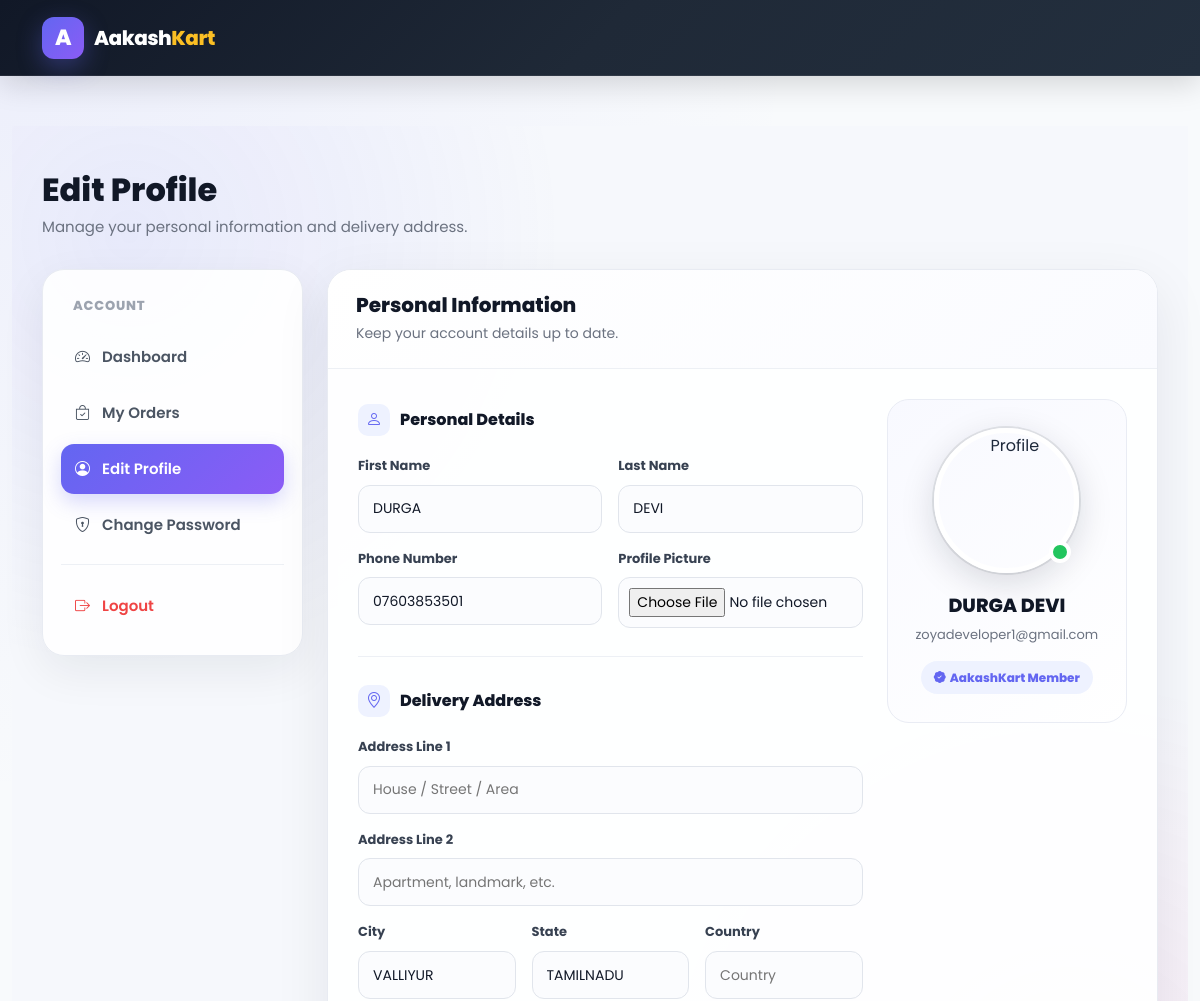
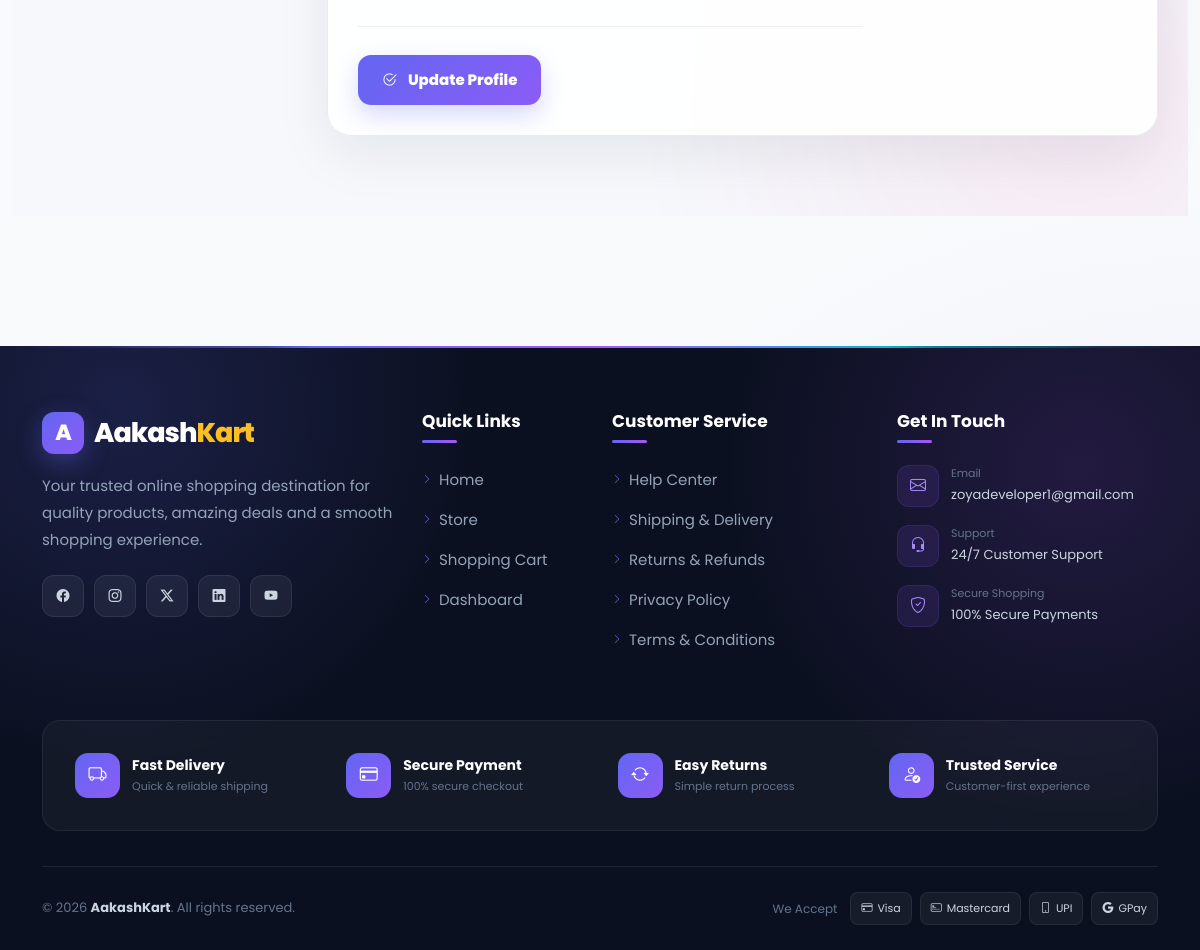
The page /accounts/edit-profile/ (signed in) on the database its author committed (2 pictures, top to bottom).
### accounts/models.py (models this page shows, shortened)
class Account(AbstractBaseUser):
    first_name     = models.CharField(max_length=50)
    last_name      = models.CharField(max_length=50)
    username       = models.CharField(max_length=50, unique=True)
    email          = models.EmailField(max_length=100, unique=True)
    phone_number   = models.CharField(max_length=15, blank=True)
    address_line_1 = models.CharField(max_length=100, blank=True)
    address_line_2 = models.CharField(max_length=100, blank=True)
    city           = models.CharField(max_length=50, blank=True)
    state          = models.CharField(max_length=50, blank=True)
    country        = models.CharField(max_length=50, blank=True)
    profile_picture = models.ImageField(upload_to='users/', blank=True, null=True)
    date_joined    = models.DateTimeField(auto_now_add=True)
    last_login     = models.DateTimeField(auto_now_add=True)
    is_admin       = models.BooleanField(default=False)
    is_staff       = models.BooleanField(default=False)
    is_active      = models.BooleanField(default=False)
    is_superadmin  = models.BooleanField(default=False)
    USERNAME_FIELD = 'email'
    REQUIRED_FIELDS = ['username', 'first_name', 'last_name']
    objects = MyAccountManager()

class Address(models.Model):
    user = models.ForeignKey(Account, on_delete=models.CASCADE, related_name='addresses')
    full_name = models.CharField(max_length=100, blank=True, null=True)
    phone = models.CharField(max_length=15, blank=True, null=True)
    address_line = models.CharField(max_length=255, blank=True, null=True)
    city = models.CharField(max_length=100, blank=True, null=True)
    state = models.CharField(max_length=100, blank=True, null=True)
    is_default = models.BooleanField(default=False)
    class Meta:
        verbose_name = "User Address"
        verbose_name_plural = "User Addresses"

### accounts/views.py (the view, shortened to what this page needs)
# urls.py: path('edit-profile/', views.edit_profile, name='edit_profile'),
@login_required
def edit_profile(request):
    user = request.user
    address, _ = Address.objects.get_or_create(user=user)
    return render(request, 'accounts/edit_profile.html', {'user': user, 'address': address})

### category/context_processors.py (called while the page is built)
def menu_links(request):
    links = Category.objects.all()
    return dict(links=links)

### templates/accounts/edit_profile.html (shortened to what this page needs)
{% extends 'base.html' %}
{% load static %}
{% block content %}
<section class="profile-page">
    <div class="container">
        <div class="profile-heading">
            <h2>Edit Profile</h2>
            <p>Manage your personal information and delivery address.</p>
        </div>
        <div class="row g-4">
            <aside class="col-lg-3">
                <div class="profile-sidebar">
                    <div class="sidebar-title">
                        Account
                    </div>
                    <a href="{% url 'dashboard' %}">
                        <i class="bi bi-speedometer2"></i>
                        Dashboard
                    </a>
                    <a href="{% url 'my_orders' %}">
                        <i class="bi bi-bag-check"></i>
                        My Orders
                    </a>
                    <a class="active" href="{% url 'edit_profile' %}">
                        <i class="bi bi-person-circle"></i>
                        Edit Profile
                    </a>
                    <a href="{% url 'change_password' %}">
                        <i class="bi bi-shield-lock"></i>
                        Change Password
                    </a>
                    <div class="logout-btn">
                        <a href="{% url 'logout' %}">
                            <i class="bi bi-box-arrow-right"></i>
                            Logout
                        </a>
                    </div>
                </div>
            </aside>
            <main class="col-lg-9">
                <div class="profile-card">
                    <div class="profile-card-header">
                        <h4>
                            Personal Information
                        </h4>
                        <p>
                            Keep your account details up to date.
                        </p>
                    </div>
                    <div class="profile-card-body">
                        <form method="POST" enctype="multipart/form-data">
                            <div class="row g-4">
                                <div class="col-lg-8">
                                    <div class="form-section-title">
                                        <span>
                                            <i class="bi bi-person"></i>
                                        </span>
                                        Personal Details
                                    </div>
                                    <div class="row g-3">
                                        <div class="col-md-6">
                                            <label class="form-label-modern">
                                                First Name
                                            </label>
                                            <input
                                                type="text"
                                                name="first_name"
                                                class="modern-input"
                                                value="{{ user.first_name }}"
                                                placeholder="Enter first name"
                                            >
                                        </div>
                                        <div class="col-md-6">
                                            <label class="form-label-modern">
                                                Last Name
                                            </label>
                                            <input
                                                type="text"
                                                name="last_name"
                                                class="modern-input"
                                                value="{{ user.last_name }}"
                                                placeholder="Enter last name"
                                            >
                                        </div>
                                        <div class="col-md-6">
                                            <label class="form-label-modern">
                                                Phone Number
                                            </label>
                                            <input
                                                type="text"
                                                name="phone_number"
                                                class="modern-input"
                                                value="{{ user.phone_number }}"
                                                placeholder="Enter phone number"
                                            >
                                        </div>
                                        <div class="col-md-6">
                                            <label class="form-label-modern">
                                                Profile Picture
                                            </label>
                                            <input
                                                type="file"
                                                name="profile_picture"
                                                class="modern-input"
                                                accept="image/*"
                                                onchange="previewImage(event)"
                                            >
                                        </div>
                                    </div>
                                    <div class="form-divider"></div>
                                    <div class="form-section-title">
                                        <span>
                                            <i class="bi bi-geo-alt"></i>
                                        </span>
                                        Delivery Address
                                    </div>
                                    <div class="row g-3">
                                        <div class="col-12">
                                            <label class="form-label-modern">
                                                Address Line 1
                                            </label>
                                            <input
                                                type="text"
                                                name="address_line_1"
                                                class="modern-input"
                                                value="{{ address.address_line_1 }}"
                                                placeholder="House / Street / Area"
                                            >
                                        </div>
                                        <div class="col-12">
                                            <label class="form-label-modern">
                                                Address Line 2
                                            </label>
                                            <input
                                                type="text"
                                                name="address_line_2"
                                                class="modern-input"
                                                value="{{ address.address_line_2 }}"
                                                placeholder="Apartment, landmark, etc."
                                            >
                                        </div>
                                        <div class="col-md-4">
                                            <label class="form-label-modern">
                                                City
                                            </label>
                                            <input
                                                type="text"
                                                name="city"
                                                class="modern-input"
                                                value="{{ address.city }}"
                                                placeholder="City"
                                            >
                                        </div>
                                        <div class="col-md-4">
                                            <label class="form-label-modern">
                                                State
                                            </label>
                                            <input
                                                type="text"
                                                name="state"
                                                class="modern-input"
                                                value="{{ address.state }}"
                                                placeholder="State"
                                            >
                                        </div>
                                        <div class="col-md-4">
                                            <label class="form-label-modern">
                                                Country
                                            </label>
                                            <input
                                                type="text"
                                                name="country"
                                                class="modern-input"
                                                value="{{ address.country }}"
                                                placeholder="Country"
                                            >
                                        </div>
                                    </div>
                                    <div class="form-divider"></div>
                                    <button
                                        type="submit"
                                        class="update-btn"
                                        id="updateBtn"
                                    >
                                        <i class="bi bi-check2-circle me-2"></i>
                                        Update Profile
                                    </button>
                                </div>
                                <div class="col-lg-4">
                                    <div class="profile-preview-card">
                                        <div class="profile-avatar-wrap">
                                            {% if user.profile_picture %}
                                                <img
                                                    id="preview"
                                                    src="{{ user.profile_picture.url }}"
                                                    class="profile-img"
                                                    alt="Profile"
                                                >
                                            {% else %}
                                                <img
                                                    id="preview"
                                                    src="{% static 'images/default-avatar.png' %}"
                                                    class="profile-img"
                                                    alt="Profile"
                                                >
                                            {% endif %}
                                            <span class="online-dot"></span>
                                        </div>
                                        <div class="profile-name">
                                            {{ user.first_name }}
                                            {{ user.last_name }}
                                        </div>
                                        <div class="profile-email">
                                            {{ user.email }}
                                        </div>
                                        <div class="profile-badge">
                                            <i class="bi bi-patch-check-fill me-1"></i>
                                            AakashKart Member
                                        </div>
                                    </div>
                                </div>
                            </div>
                        </form>
                    </div>
                </div>
            </main>
        </div>
    </div>
</section>
{% endblock %}

### templates/base.html (style rules this page uses)
:root { --primary: #6366f1; --primary-dark: #4f46e5; --primary-light: #818cf8; --purple: #8b5cf6; --pink: #ec4899; --dark: #0f172a; --dark-2: #1e293b; --dark-3: #334155; --text: #1e293b; --text-light: #64748b; --white: #ffffff; --bg: #f8fafc; --bg-soft: #eef2ff; --border: #e2e8f0; --success: #10b981; --danger: #ef4444; --warning: #f59e0b; --radius-sm: 10px; --radius-md: 16px; --radius-lg: 24px; --radius-xl: 32px; --shadow-sm: 0 4px 15px rgba(15, 23, 42, 0.06); --shadow-md: 0 10px 30px rgba(15, 23, 42, 0.10); --shadow-lg: 0 20px 50px rgba(15, 23, 42, 0.15); --transition: all 0.3s ease; }
*, *::before, *::after { margin: 0; padding: 0; box-sizing: border-box; }
html { scroll-behavior: smooth; font-size: 16px; }
body { font-family: "Poppins", "Inter", sans-serif; background: radial-gradient( circle at top left, rgba(99, 102, 241, 0.08), transparent 35% ), radial-gradient( circle at bottom right, rgba(139, 92, 246, 0.08), transparent 35% ), #f8fafc; color: var(--text); min-height: 100vh; display: flex; flex-direction: column; overflow-x: hidden; line-height: 1.6; }
a { text-decoration: none; transition: var(--transition); }
img { max-width: 100%; height: auto; display: block; }
label { color: var(--text); font-size: 13px; font-weight: 600; margin-bottom: 7px; }

### rows shown on the page
Account: first_name "DURGA", last_name "DEVI", phone_number "07603853501", email "zoyadeveloper1@gmail.com"
Address: city "VALLIYUR", state "TAMILNADU"
